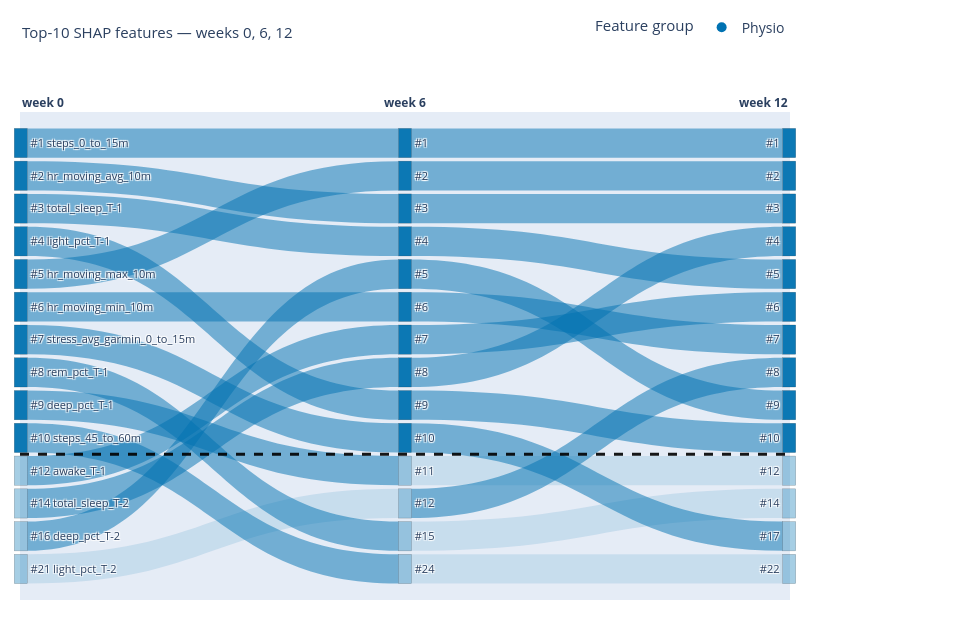

The cell this chart's notebook holds for it:
### Code cell
# Coarser view: start / mid / end of the studied window.
fig_coarse_phys = feature_sankey(
    [0, 6, 12],
    importance_by_week_phys,
    title="Top-10 SHAP features — weeks 0, 6, 12",
)
fig_coarse_phys.show()

### Figure 1 — Plotly figure (JSON) as saved in the notebook; plotly's stock layout.template omitted (floating-point values rounded to 4 significant figures)
{"data": [{"arrangement": "fixed", "link": {"color": ["rgba(0,114,178,0.5)", "rgba(0,114,178,0.5)", "rgba(0,114,178,0.5)", "rgba(0,114,178,0.5)", "rgba(0,114,178,0.5)", "rgba(0,114,178,0.5)", "rgba(0,114,178,0.5)", "rgba(0,114,178,0.13)", "rgba(0,114,178,0.5)", "rgba(0,114,178,0.5)", "rgba(0,114,178,0.5)", "rgba(0,114,178,0.5)", "rgba(0,114,178,0.5)", "rgba(0,114,178,0.5)", "rgba(0,114,178,0.5)", "rgba(0,114,178,0.13)", "rgba(0,114,178,0.5)", "rgba(0,114,178,0.5)", "rgba(0,114,178,0.5)", "rgba(0,114,178,0.5)", "rgba(0,114,178,0.5)", "rgba(0,114,178,0.5)", "rgba(0,114,178,0.13)", "rgba(0,114,178,0.5)", "rgba(0,114,178,0.13)", "rgba(0,114,178,0.5)", "rgba(0,114,178,0.5)", "rgba(0,114,178,0.5)"], "source": [10, 8, 12, 1, 4, 5, 3, 13, 7, 0, 9, 6, 2, 11, 20, 24, 18, 16, 15, 19, 22, 25, 26, 14, 27, 23, 17, 21], "target": [20, 24, 18, 16, 15, 19, 22, 25, 26, 14, 27, 23, 17, 21, 33, 38, 36, 30, 29, 34, 37, 35, 39, 28, 41, 40, 32, 31], "value": [1, 1, 1, 1, 1, 1, 1, 1, 1, 1, 1, 1, 1, 1, 1, 1, 1, 1, 1, 1, 1, 1, 1, 1, 1, 1, 1, 1]}, "node": {"color": ["rgba(0,114,178,0.95)", "rgba(0,114,178,0.95)", "rgba(0,114,178,0.95)", "rgba(0,114,178,0.95)", "rgba(0,114,178,0.95)", "rgba(0,114,178,0.95)", "rgba(0,114,178,0.95)", "rgba(0,114,178,0.95)", "rgba(0,114,178,0.95)", "rgba(0,114,178,0.95)", "rgba(0,114,178,0.35)", "rgba(0,114,178,0.35)", "rgba(0,114,178,0.35)", "rgba(0,114,178,0.35)", "rgba(0,114,178,0.95)", "rgba(0,114,178,0.95)", "rgba(0,114,178,0.95)", "rgba(0,114,178,0.95)", "rgba(0,114,178,0.95)", "rgba(0,114,178,0.95)", "rgba(0,114,178,0.95)", "rgba(0,114,178,0.95)", "rgba(0,114,178,0.95)", "rgba(0,114,178,0.95)", "rgba(0,114,178,0.35)", "rgba(0,114,178,0.35)", "rgba(0,114,178,0.35)", "rgba(0,114,178,0.35)", "rgba(0,114,178,0.95)", "rgba(0,114,178,0.95)", "rgba(0,114,178,0.95)", "rgba(0,114,178,0.95)", "rgba(0,114,178,0.95)", "rgba(0,114,178,0.95)", "rgba(0,114,178,0.95)", "rgba(0,114,178,0.95)", "rgba(0,114,178,0.95)", "rgba(0,114,178,0.95)", "rgba(0,114,178,0.35)", "rgba(0,114,178,0.35)", "rgba(0,114,178,0.35)", "rgba(0,114,178,0.35)"], "label": ["#1 steps_0_to_15m", "#2 hr_moving_avg_10m", "#3 total_sleep_T-1", "#4 light_pct_T-1", "#5 hr_moving_max_10m", "#6 hr_moving_min_10m", "#7 stress_avg_garmin_0_to_15m", "#8 rem_pct_T-1", "#9 deep_pct_T-1", "#10 steps_45_to_60m", "#12 awake_T-1", "#14 total_sleep_T-2", "#16 deep_pct_T-2", "#21 light_pct_T-2", "#1", "#2", "#3", "#4", "#5", "#6", "#7", "#8", "#9", "#10", "#11", "#12", "#15", "#24", "#1", "#2", "#3", "#4", "#5", "#6", "#7", "#8", "#9", "#10", "#12", "#14", "#17", "#22"], "line": {"color": "rgba(0,0,0,0.3)", "width": 0.5}, "pad": 6, "thickness": 13, "x": [0.001, 0.001, 0.001, 0.001, 0.001, 0.001, 0.001, 0.001, 0.001, 0.001, 0.001, 0.001, 0.001, 0.001, 0.5, 0.5, 0.5, 0.5, 0.5, 0.5, 0.5, 0.5, 0.5, 0.5, 0.5, 0.5, 0.5, 0.5, 0.999, 0.999, 0.999, 0.999, 0.999, 0.999, 0.999, 0.999, 0.999, 0.999, 0.999, 0.999, 0.999, 0.999], "y": [0.06357, 0.1307, 0.1979, 0.265, 0.3321, 0.3993, 0.4664, 0.5336, 0.6007, 0.6679, 0.735, 0.8021, 0.8693, 0.9364, 0.06357, 0.1307, 0.1979, 0.265, 0.3321, 0.3993, 0.4664, 0.5336, 0.6007, 0.6679, 0.735, 0.8021, 0.8693, 0.9364, 0.06357, 0.1307, 0.1979, 0.265, 0.3321, 0.3993, 0.4664, 0.5336, 0.6007, 0.6679, 0.735, 0.8021, 0.8693, 0.9364]}, "type": "sankey"}, {"hoverinfo": "skip", "marker": {"color": "rgb(0,114,178)", "size": 10}, "mode": "markers", "name": "Physio", "showlegend": true, "type": "scatter", "x": [null], "y": [null]}], "layout": {"annotations": [{"font": {"size": 12}, "showarrow": false, "text": "<b>week 0</b>", "x": 0, "xref": "paper", "y": 1.04, "yref": "paper"}, {"font": {"size": 12}, "showarrow": false, "text": "<b>week 6</b>", "x": 0.5, "xref": "paper", "y": 1.04, "yref": "paper"}, {"font": {"size": 12}, "showarrow": false, "text": "<b>week 12</b>", "x": 1, "xref": "paper", "y": 1.04, "yref": "paper"}, {"font": {"color": "#2a3f5f", "size": 15}, "showarrow": false, "text": "Top-10 SHAP features — weeks 0, 6, 12", "x": 0, "xanchor": "left", "xref": "paper", "y": 1.14, "yanchor": "bottom", "yref": "paper"}], "font": {"size": 11}, "height": 620, "legend": {"font": {"size": 14}, "orientation": "h", "title": {"font": {"size": 15}, "text": "Feature group"}, "x": 1, "xanchor": "right", "y": 1.14, "yanchor": "bottom"}, "margin": {"b": 20, "l": 20, "r": 170, "t": 110}, "shapes": [{"line": {"color": "rgba(0,0,0,0.9)", "dash": "dash", "width": 3}, "type": "line", "x0": 0, "x1": 1, "xref": "paper", "y0": 0.2986, "y1": 0.2986, "yref": "paper"}], "width": 960, "xaxis": {"visible": false}, "yaxis": {"visible": false}}}
